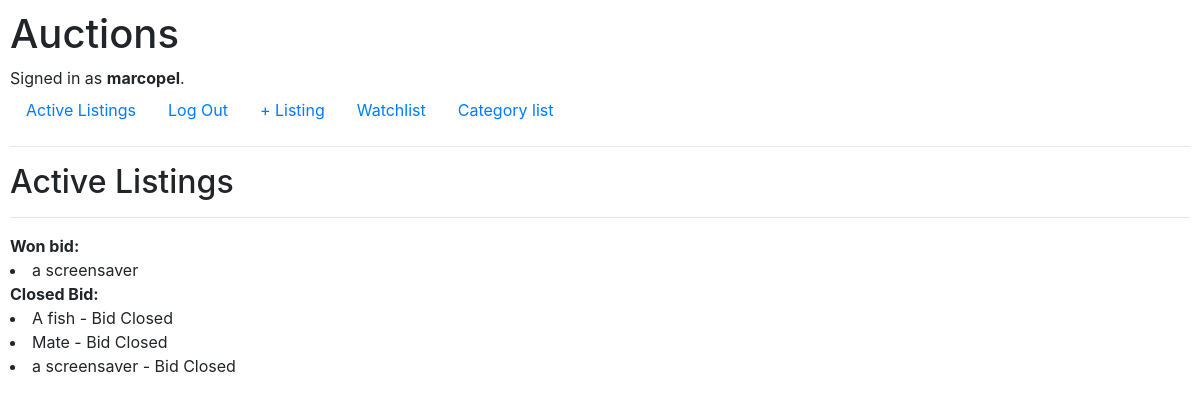
The page / (signed in) on the database its author committed.
### auctions/models.py (models this page shows, shortened)
class User(AbstractUser):
    pass

class Winner(models.Model):
    user = models.ForeignKey(User, on_delete=models.CASCADE, default=None, related_name="winner")
    product = models.ForeignKey(AuctionListing, related_name="winner", on_delete=models.CASCADE, default=None)

class AuctionListing(models.Model):
    product = models.CharField(max_length=255)
    description = models.TextField(null=True, blank=True)
    category = models.CharField(max_length=255)
    initial_price = models.PositiveIntegerField(default=0)
    sold = models.BooleanField(default=False)
    user = models.ForeignKey(User, on_delete=models.CASCADE)
    image = models.ImageField(null=True, blank=True, upload_to='images/')
    def __str__(self):
        return f"{self.product}"

### auctions/views.py (the view)
# urls.py: path("", views.index, name="index"),
def index(request):
    user = request.user
    auction_listing_objects = AuctionListing.objects.all()
    try:
        won_products = Winner.objects.filter(user=user).all()
    except:
        pass
    context = {"products": auction_listing_objects}
    if won_products:
        context.update({"won_products": won_products})
    return render(request, "auctions/index.html", context)

### auctions/templates/auctions/index.html (shortened to what this page needs)
{% extends "auctions/layout.html" %}
{% block body %}
    <h2>Active Listings</h2>
     <hr>
    {% if won_products %}
        {% for won_product in won_products %}
        <strong>Won bid:</strong>
            <li>{{ won_product.product}}  </li>
        {% endfor %}
    {% endif %}
    <strong>Closed Bid:</strong>
    {% for listing in products %}
        {% if listing.sold == True %}
            <li>{{ listing.product }} - Bid Closed </li>
        {% endif %}
    {% endfor %}
{% endblock body%}

### auctions/templates/auctions/layout.html (shortened to what this page needs)
{% load static %}
<!DOCTYPE html>
<html lang="en">
    <head>
        <link rel="stylesheet" href="https://stackpath.bootstrapcdn.com/bootstrap/4.4.1/css/bootstrap.min.css">
        <link href="{% static 'auctions/styles.css' %}" rel="stylesheet">
    </head>
    <body>
        <h1>Auctions</h1>
        <div>
            {% if user.is_authenticated %}
                Signed in as <strong>{{ user.username }}</strong>.
            {% else %}
                Not signed in.
            {% endif %}
        </div>
        <ul class="nav">
            <li class="nav-item">
                <a class="nav-link" href="{% url 'index' %}">Active Listings</a>
            </li>
            {% if user.is_authenticated %}
                <li class="nav-item">
                    <a class="nav-link" href="{% url 'logout' %}">Log Out</a>
                </li>
                <li class="nav-item">
                    <a class="nav-link" href="{% url 'listing_add' %}">+ Listing</a>
                </li>
                <li class="nav-item">
                    <a class="nav-link" href="{% url 'wishlist' %}">Watchlist</a>
                </li>
            <li class="nav-item">
                    <a class="nav-link" href="{% url 'category' %}">Category list</a>
                </li>
            {% endif %}
        </ul>
        <hr>
        {% block body %}
        {% endblock %}
    </body>
</html>

### auctions/static/auctions/styles.css (style rules this page uses)
body { padding: 10px; }

### rows shown on the page
User: username "marcopel"
Winner: product "a screensaver"
AuctionListing: product "A fish"
AuctionListing: product "Mate"
AuctionListing: product "a screensaver"
